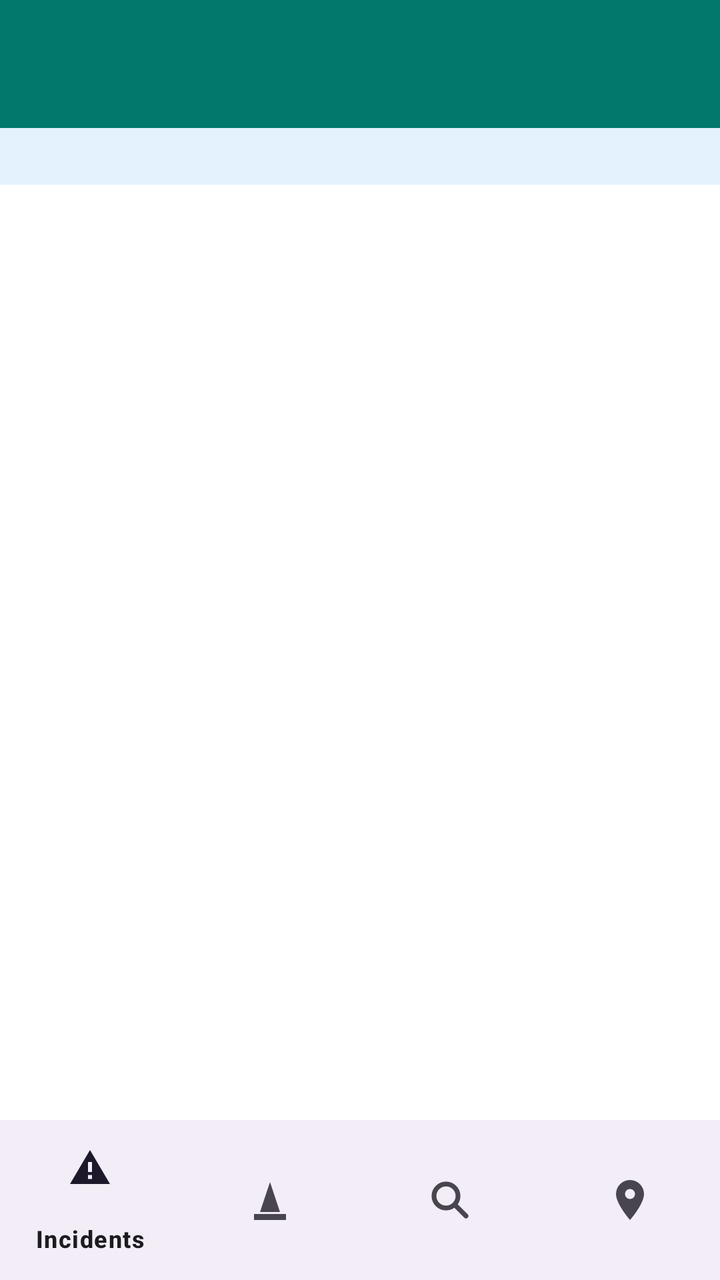
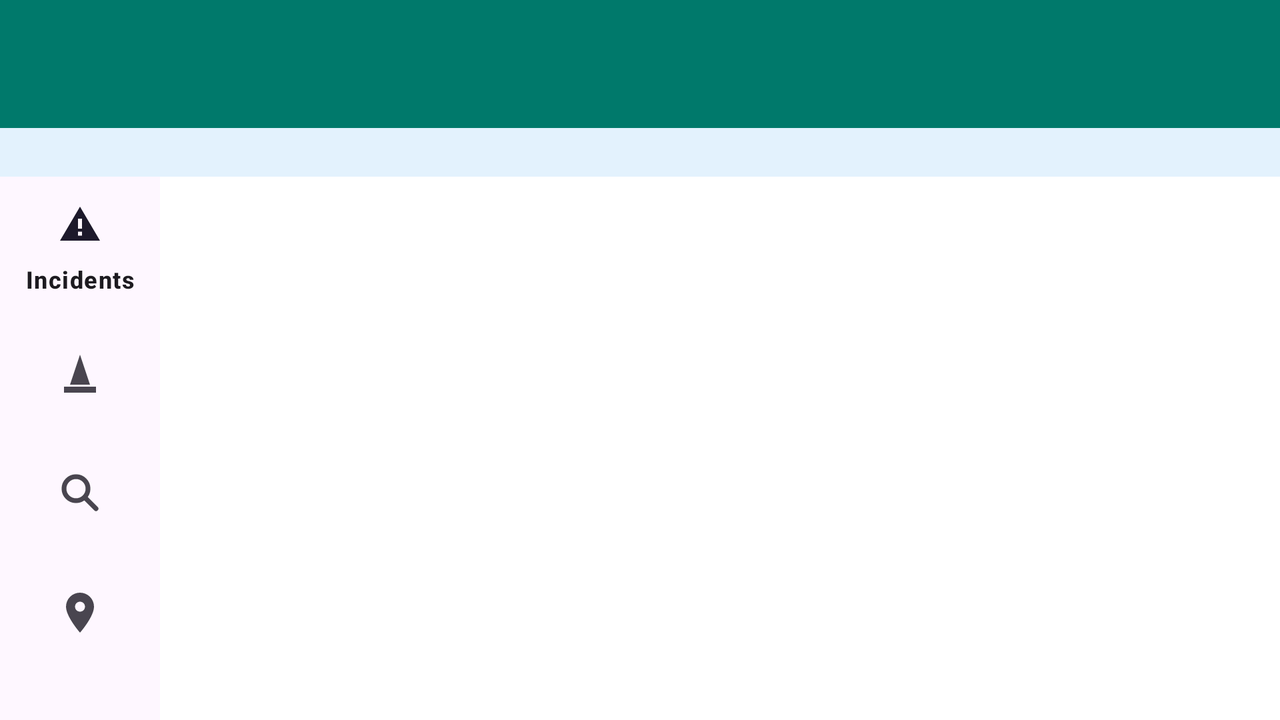

Two renders of one Android screen. The first uses the default layout on a phone; the second uses the alternative layout the repository ships for a different screen configuration, on a matching device. The two XML files are below.
<!-- AndroidManifest.xml: application theme Theme.TrafficScotlandApp -->
<!-- res/layout/activity_main.xml -->
<?xml version="1.0" encoding="utf-8"?>
<LinearLayout xmlns:android="http://schemas.android.com/apk/res/android"
    xmlns:app="http://schemas.android.com/apk/res-auto"
    android:id="@+id/main"
    android:layout_width="match_parent"
    android:layout_height="match_parent"
    android:orientation="vertical">

    <com.google.android.material.appbar.MaterialToolbar
        android:id="@+id/toolbar"
        android:layout_width="match_parent"
        android:layout_height="wrap_content"
        android:minHeight="?attr/actionBarSize"
        android:background="@color/brand"
        app:titleTextColor="@color/white"
        app:navigationIconTint="@color/white" />

    <TextView
        android:id="@+id/statusBanner"
        android:layout_width="match_parent"
        android:layout_height="wrap_content"
        android:background="@color/banner_loading"
        android:paddingStart="12dp"
        android:paddingTop="6dp"
        android:paddingEnd="12dp"
        android:paddingBottom="6dp"
        android:textColor="@color/black"
        android:textSize="12sp" />

    <androidx.fragment.app.FragmentContainerView
        android:id="@+id/fragmentContainer"
        android:layout_width="match_parent"
        android:layout_height="0dp"
        android:layout_weight="1" />

    <com.google.android.material.bottomnavigation.BottomNavigationView
        android:id="@+id/navBar"
        android:layout_width="match_parent"
        android:layout_height="wrap_content"
        app:menu="@menu/nav_menu" />
</LinearLayout>
<!-- resources referenced by this layout -->
<resources>
  <color name="banner_loading">#E3F2FD</color>
  <color name="black">#FF000000</color>
  <color name="brand">#00796B</color>
  <color name="white">#FFFFFFFF</color>
  <style name="Theme.TrafficScotlandApp" parent="Theme.Material3.Light.NoActionBar">
          <item name="colorPrimary">@color/brand</item>
          <item name="colorOnPrimary">@color/white</item>
          <item name="colorSecondary">@color/brand</item>
          <item name="colorPrimaryContainer">#B2DFDB</item>
          <item name="android:windowBackground">@color/white</item>
          <item name="android:statusBarColor">@color/brand_dark</item>
      </style>
  <color name="brand_dark">#004D40</color>
</resources>
<!-- res/layout-land/activity_main.xml (the repository's variant of the layout above) -->
<!-- drawn on the phone turned sideways -->
<?xml version="1.0" encoding="utf-8"?>
<LinearLayout xmlns:android="http://schemas.android.com/apk/res/android"
    xmlns:app="http://schemas.android.com/apk/res-auto"
    android:id="@+id/main"
    android:layout_width="match_parent"
    android:layout_height="match_parent"
    android:orientation="vertical">

    <com.google.android.material.appbar.MaterialToolbar
        android:id="@+id/toolbar"
        android:layout_width="match_parent"
        android:layout_height="wrap_content"
        android:minHeight="?attr/actionBarSize"
        android:background="@color/brand"
        app:titleTextColor="@color/white"
        app:navigationIconTint="@color/white" />

    <TextView
        android:id="@+id/statusBanner"
        android:layout_width="match_parent"
        android:layout_height="wrap_content"
        android:background="@color/banner_loading"
        android:paddingStart="12dp"
        android:paddingTop="4dp"
        android:paddingEnd="12dp"
        android:paddingBottom="4dp"
        android:textColor="@color/black"
        android:textSize="12sp" />

    <LinearLayout
        android:layout_width="match_parent"
        android:layout_height="0dp"
        android:layout_weight="1"
        android:orientation="horizontal">

        <com.google.android.material.navigationrail.NavigationRailView
            android:id="@+id/navBar"
            android:layout_width="wrap_content"
            android:layout_height="match_parent"
            app:menu="@menu/nav_menu"
            app:paddingTopSystemWindowInsets="false" />
        

        <androidx.fragment.app.FragmentContainerView
            android:id="@+id/fragmentContainer"
            android:layout_width="0dp"
            android:layout_height="match_parent"
            android:layout_weight="1" />
    </LinearLayout>
</LinearLayout>
